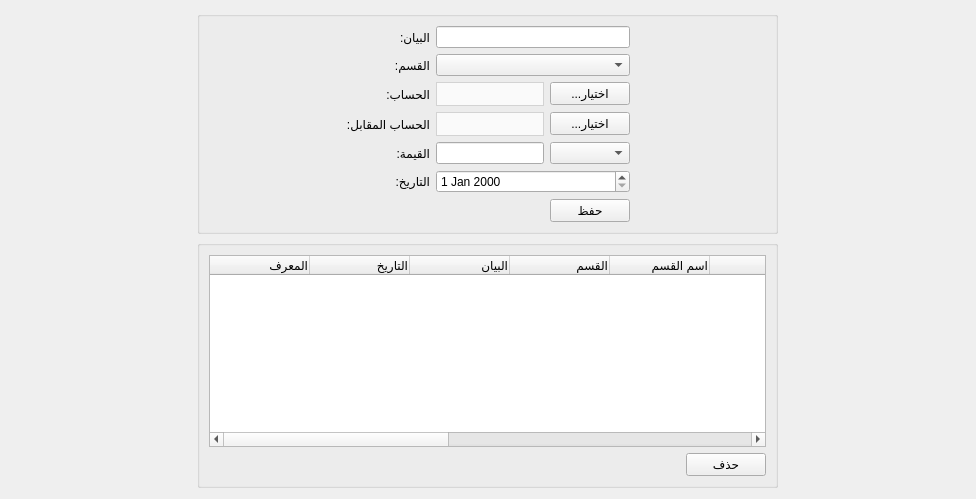
      <widget class="QWidget" name="tab_10">
       <attribute name="title">
        <string>مصارف إضافية</string>
       </attribute>
       <layout class="QGridLayout" name="gridLayout_67">
        <item row="0" column="1">
         <widget class="QGroupBox" name="groupBox_18">
          <property name="title">
           <string/>
          </property>
          <layout class="QGridLayout" name="gridLayout_64">
           <item row="6" column="1">
            <widget class="QLabel" name="label_43">
             <property name="text">
              <string>التاريخ:</string>
             </property>
            </widget>
           </item>
           <item row="5" column="2">
            <widget class="QLineEdit" name="new_additional_costs_value_input">
             <property name="sizePolicy">
              <sizepolicy hsizetype="Preferred" vsizetype="Preferred">
               <horstretch>0</horstretch>
               <verstretch>0</verstretch>
              </sizepolicy>
             </property>
             <property name="minimumSize">
              <size>
               <width>0</width>
               <height>0</height>
              </size>
             </property>
             <property name="styleSheet">
              <string notr="true"/>
             </property>
            </widget>
           </item>
           <item row="0" column="1">
            <widget class="QLabel" name="label_41">
             <property name="text">
              <string>البيان:</string>
             </property>
            </widget>
           </item>
           <item row="4" column="0">
            <spacer name="horizontalSpacer_37">
             <property name="orientation">
              <enum>Qt::Horizontal</enum>
             </property>
             <property name="sizeHint" stdset="0">
              <size>
               <width>120</width>
               <height>20</height>
              </size>
             </property>
            </spacer>
           </item>
           <item row="1" column="2" colspan="2">
            <widget class="QComboBox" name="new_additional_costs_department_combobox"/>
           </item>
           <item row="7" column="3">
            <widget class="QPushButton" name="add_additional_cost_btn">
             <property name="text">
              <string>حفظ</string>
             </property>
            </widget>
           </item>
           <item row="5" column="3">
            <widget class="QComboBox" name="new_additional_costs_currency_combobox">
             <property name="styleSheet">
              <string notr="true"/>
             </property>
            </widget>
           </item>
           <item row="4" column="4" rowspan="2">
            <spacer name="horizontalSpacer_36">
             <property name="orientation">
              <enum>Qt::Horizontal</enum>
             </property>
             <property name="sizeHint" stdset="0">
              <size>
               <width>120</width>
               <height>20</height>
              </size>
             </property>
            </spacer>
           </item>
           <item row="5" column="1">
            <widget class="QLabel" name="label_42">
             <property name="text">
              <string>القيمة:</string>
             </property>
            </widget>
           </item>
           <item row="6" column="2" colspan="2">
            <widget class="QDateEdit" name="new_additional_costs_date_input"/>
           </item>
           <item row="0" column="2" colspan="2">
            <widget class="QLineEdit" name="new_additionl_costs_statemnet_input">
             <property name="sizePolicy">
              <sizepolicy hsizetype="Preferred" vsizetype="Preferred">
               <horstretch>0</horstretch>
               <verstretch>0</verstretch>
              </sizepolicy>
             </property>
             <property name="minimumSize">
              <size>
               <width>0</width>
               <height>0</height>
              </size>
             </property>
             <property name="styleSheet">
              <string notr="true"/>
             </property>
            </widget>
           </item>
           <item row="1" column="1">
            <widget class="QLabel" name="label_52">
             <property name="text">
              <string>القسم:</string>
             </property>
            </widget>
           </item>
           <item row="2" column="3">
            <widget class="QPushButton" name="select_new_additional_costs_account_btn">
             <property name="text">
              <string>...اختيار</string>
             </property>
            </widget>
           </item>
           <item row="2" column="2">
            <widget class="QComboBox" name="new_additional_costs_account_combobox">
             <property name="styleSheet">
              <string notr="true">QComboBox {
        background-color: #fafafa;
        border: 1px solid lightgrey;		
		height: 22px;
		color: black;
    }
    QComboBox::drop-down {
        border: none;
    }</string>
             </property>
            </widget>
           </item>
           <item row="2" column="1">
            <widget class="QLabel" name="label_44">
             <property name="text">
              <string>الحساب:</string>
             </property>
            </widget>
           </item>
           <item row="4" column="2">
            <widget class="QComboBox" name="new_additional_costs_opposite_account_combobox">
             <property name="styleSheet">
              <string notr="true">QComboBox {
        background-color: #fafafa;
        border: 1px solid lightgrey;		
		height: 22px;
		color: black;
    }
    QComboBox::drop-down {
        border: none;
    }</string>
             </property>
            </widget>
           </item>
           <item row="4" column="3">
            <widget class="QPushButton" name="select_new_additional_costs_opposite_account_btn">
             <property name="text">
              <string>...اختيار</string>
             </property>
            </widget>
           </item>
           <item row="4" column="1">
            <widget class="QLabel" name="label_45">
             <property name="text">
              <string>الحساب المقابل:</string>
             </property>
            </widget>
           </item>
          </layout>
         </widget>
        </item>
        <item row="1" column="0">
         <spacer name="horizontalSpacer_39">
          <property name="orientation">
           <enum>Qt::Horizontal</enum>
          </property>
          <property name="sizeHint" stdset="0">
           <size>
            <width>186</width>
            <height>20</height>
           </size>
          </property>
         </spacer>
        </item>
        <item row="1" column="1">
         <widget class="QGroupBox" name="groupBox_19">
          <property name="title">
           <string/>
          </property>
          <layout class="QGridLayout" name="gridLayout_66">
           <item row="0" column="0" colspan="2">
            <widget class="QTableWidget" name="additional_costs_table">
             <property name="selectionBehavior">
              <enum>QAbstractItemView::SelectRows</enum>
             </property>
             <property name="verticalScrollMode">
              <enum>QAbstractItemView::ScrollPerPixel</enum>
             </property>
             <property name="horizontalScrollMode">
              <enum>QAbstractItemView::ScrollPerPixel</enum>
             </property>
             <attribute name="horizontalHeaderStretchLastSection">
              <bool>true</bool>
             </attribute>
             <column>
              <property name="text">
               <string>المعرف</string>
              </property>
              <property name="textAlignment">
               <set>AlignTrailing|AlignVCenter</set>
              </property>
             </column>
             <column>
              <property name="text">
               <string>التاريخ</string>
              </property>
              <property name="textAlignment">
               <set>AlignTrailing|AlignVCenter</set>
              </property>
             </column>
             <column>
              <property name="text">
               <string>البيان</string>
              </property>
              <property name="textAlignment">
               <set>AlignTrailing|AlignVCenter</set>
              </property>
             </column>
             <column>
              <property name="text">
               <string>القسم</string>
              </property>
              <property name="textAlignment">
               <set>AlignTrailing|AlignVCenter</set>
              </property>
             </column>
             <column>
              <property name="text">
               <string>اسم القسم</string>
              </property>
              <property name="textAlignment">
               <set>AlignTrailing|AlignVCenter</set>
              </property>
             </column>
             <column>
              <property name="text">
               <string>القيمة</string>
              </property>
              <property name="textAlignment">
               <set>AlignTrailing|AlignVCenter</set>
              </property>
             </column>
             <column>
              <property name="text">
               <string>معرف العملة</string>
              </property>
              <property name="textAlignment">
               <set>AlignTrailing|AlignVCenter</set>
              </property>
             </column>
             <column>
              <property name="text">
               <string>العملة</string>
              </property>
              <property name="textAlignment">
               <set>AlignTrailing|AlignVCenter</set>
              </property>
             </column>
             <column>
              <property name="text">
               <string>معرف الحساب</string>
              </property>
              <property name="textAlignment">
               <set>AlignTrailing|AlignVCenter</set>
              </property>
             </column>
             <column>
              <property name="text">
               <string>الحساب</string>
              </property>
              <property name="textAlignment">
               <set>AlignTrailing|AlignVCenter</set>
              </property>
             </column>
             <column>
              <property name="text">
               <string>معرف الحساب المقابل</string>
              </property>
              <property name="textAlignment">
               <set>AlignTrailing|AlignVCenter</set>
              </property>
             </column>
             <column>
              <property name="text">
               <string>الحساب المقابل</string>
              </property>
              <property name="textAlignment">
               <set>AlignTrailing|AlignVCenter</set>
              </property>
             </column>
             <column>
              <property name="text">
               <string>الحالة</string>
              </property>
              <property name="textAlignment">
               <set>AlignTrailing|AlignVCenter</set>
              </property>
             </column>
            </widget>
           </item>
           <item row="1" column="0">
            <spacer name="horizontalSpacer_42">
             <property name="orientation">
              <enum>Qt::Horizontal</enum>
             </property>
             <property name="sizeHint" stdset="0">
              <size>
               <width>471</width>
               <height>20</height>
              </size>
             </property>
            </spacer>
           </item>
           <item row="1" column="1">
            <widget class="QPushButton" name="additional_costs_cancel_btn">
             <property name="text">
              <string>حذف</string>
             </property>
            </widget>
           </item>
          </layout>
         </widget>
        </item>
        <item row="1" column="2">
         <spacer name="horizontalSpacer_38">
          <property name="orientation">
           <enum>Qt::Horizontal</enum>
          </property>
          <property name="sizeHint" stdset="0">
           <size>
            <width>187</width>
            <height>20</height>
           </size>
          </property>
         </spacer>
        </item>
       </layout>
      </widget>
